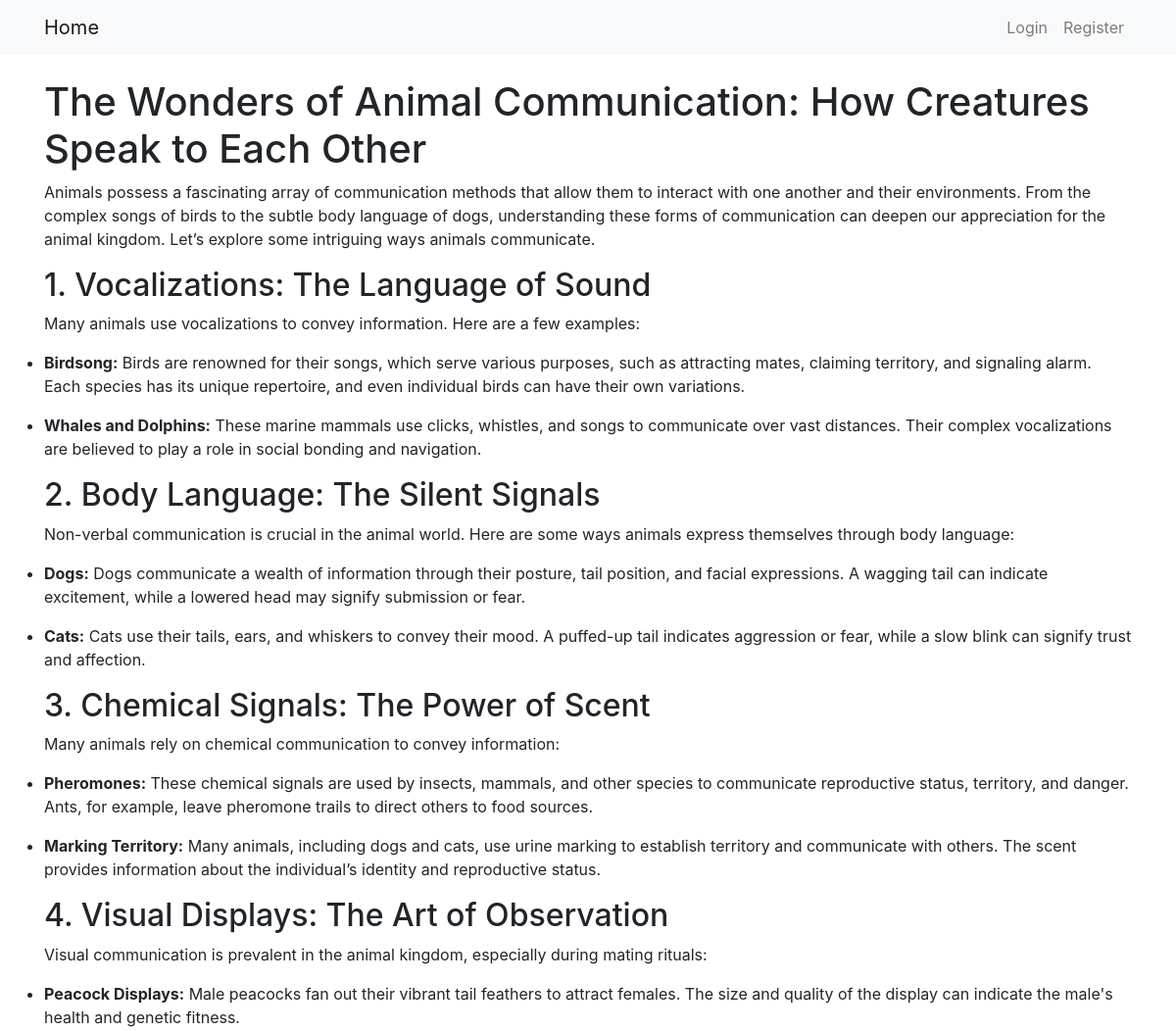
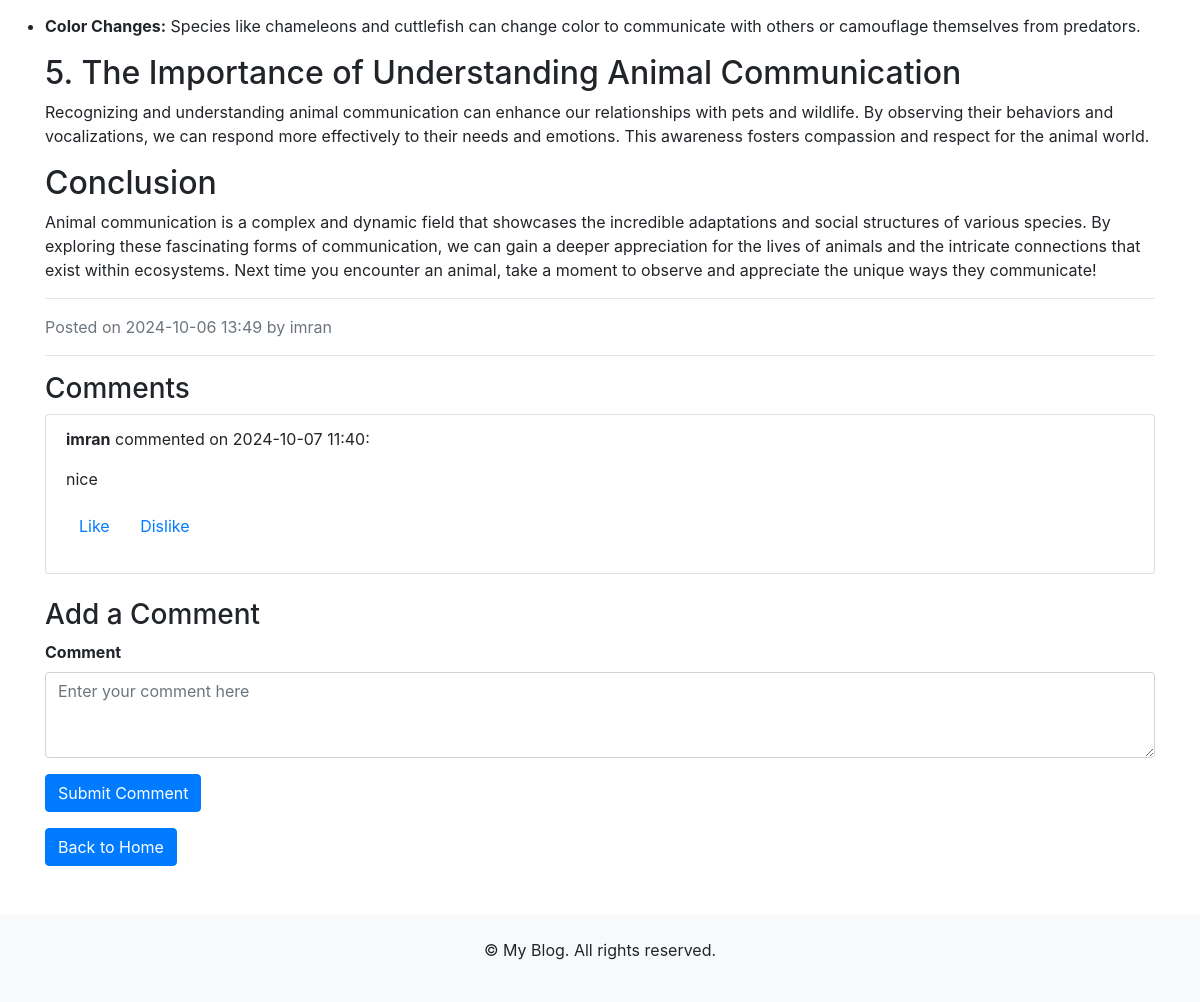
Screenshot of /post/3 with the database file from the repository (2 pictures, top to bottom).
### app/models.py (models this page shows, shortened)
class Post(db.Model):
    id = db.Column(db.Integer, primary_key=True)
    title = db.Column(db.String(200), nullable=False)
    content = db.Column(db.Text, nullable=False)
    date_posted = db.Column(db.DateTime, default=datetime.utcnow)
    user_id = db.Column(db.Integer, db.ForeignKey('user.id'), nullable=False)
    comments = db.relationship('Comment', backref='post', lazy=True)

class User(db.Model, UserMixin):
    id = db.Column(db.Integer, primary_key=True)
    username = db.Column(db.String(150), unique=True, nullable=False)
    email = db.Column(db.String(150), unique=True, nullable=False)
    password = db.Column(db.String(150), nullable=False)
    posts = db.relationship('Post', backref='author', lazy=True)

class Comment(db.Model):
    id = db.Column(db.Integer, primary_key=True)
    content = db.Column(db.Text, nullable=False)
    date_commented = db.Column(db.DateTime, default=datetime.utcnow)
    post_id = db.Column(db.Integer, db.ForeignKey('post.id'), nullable=False)
    user_id = db.Column(db.Integer, db.ForeignKey('user.id'), nullable=False)
    user = db.relationship('User', backref='comments')

### app/routes.py (the view)
@main.route('/post/<int:post_id>', methods=['GET', 'POST'])
def post(post_id):
    post = Post.query.get_or_404(post_id)
    comment_form = CommentForm()
    if comment_form.validate_on_submit():
        comment = Comment(content=comment_form.content.data, post=post, user_id=current_user.id)
        db.session.add(comment)
        db.session.commit()
        flash('Your comment has been added!', 'success')
        return redirect(url_for('main.post', post_id=post.id))  # Redirect to the same post after adding a comment
    comments = Comment.query.filter_by(post_id=post.id).all()
    return render_template('post.html', post=post, comment_form=comment_form, comments=comments)

### app/forms.py
class CommentForm(FlaskForm):
    content = TextAreaField('Comment', validators=[DataRequired()])
    submit = SubmitField('Submit Comment')

### app/templates/post.html (shortened to what this page needs)
{% extends 'base.html' %}
{% block content %}
{% if post %}
    <h1>{{ post.title }}</h1>
    <div class="post-content">
        {{ post.content|safe }}
    </div>
    <p class="text-muted">Posted on {{ post.date_posted.strftime('%Y-%m-%d %H:%M') }} by {{ post.author.username }}</p>
    <hr>
    <h3>Comments</h3>
    {% if comments %}
        <ul class="list-group mb-4">
            {% for comment in comments %}
                <li class="list-group-item">
                    <p><strong>{{ comment.user.username }}</strong> commented on {{ comment.date_commented.strftime('%Y-%m-%d %H:%M') }}:</p>
                    <p>{{ comment.content }}</p>
                    <p>
                        <form method="POST" action="{{ url_for('main.like_comment', comment_id=comment.id) }}" style="display:inline;">
                            <button type="button" class="btn btn-link" onclick="gsap.to(this, { scale: 0.9, duration: 0.1, yoyo: true, repeat: 1 });">Like</button>
                        </form>
                        <form method="POST" action="{{ url_for('main.dislike_comment', comment_id=comment.id) }}" style="display:inline;">
                            <button type="button" class="btn btn-link" onclick="gsap.to(this, { scale: 0.9, duration: 0.1, yoyo: true, repeat: 1 });">Dislike</button>
                        </form>
                    </p>
                </li>
            {% endfor %}
        </ul>
    {% else %}
        <p>No comments yet. Be the first to comment!</p>
    {% endif %}
    <h3>Add a Comment</h3>
    <form method="POST" action="{{ url_for('main.post', post_id=post.id) }}">
        <div class="form-group">
            {{ comment_form.content.label(class='form-label') }}
            {{ comment_form.content(class='form-control', rows=3, placeholder='Enter your comment here') }}
        </div>
        <button type="submit" class="btn btn-primary">Submit Comment</button>
    </form>
{% endif %}
<a href="{{ url_for('main.home') }}" class="btn btn-primary mt-3">Back to Home</a>
{% endblock %}

### app/static/css/style.css (style rules this page uses)
* { margin: 0; padding: 0; box-sizing: border-box; }
body { font-family: Arial, sans-serif; background-color: #f8f9fa; color: #343a40; }
.form-label { font-weight: bold; }
.form-control { border-radius: 0.25rem; }

### rows the page displays
Post: title "The Wonders of Animal Communication: How Creatures Speak to Each Other", content "Animals possess a fascinating array of communication methods that allow them to interact with one another and their environments. From the complex songs of birds to the subtle body language of dogs, understanding these forms of communication can deepen our appreciation for the animal kingdom. Let’s explore some intriguing ways animals communicate. 1. Vocalizations: The Language of Sound Many animals use vocalizations to convey information. Here are a few examples: Birdsong: Birds are renowned for their songs, which serve various purposes, such as attracting mates, claiming territory, and signaling alarm. Each species has its unique repertoire, and even individual birds can have their own…", date_posted "2024-10-06 13:49"
User: author.username "imran"
Comment: user.username "imran", date_commented "2024-10-07 11:40", content "nice"

### other values shown
{{ comment_form.content.label(class='form-label') }} "Comment"
